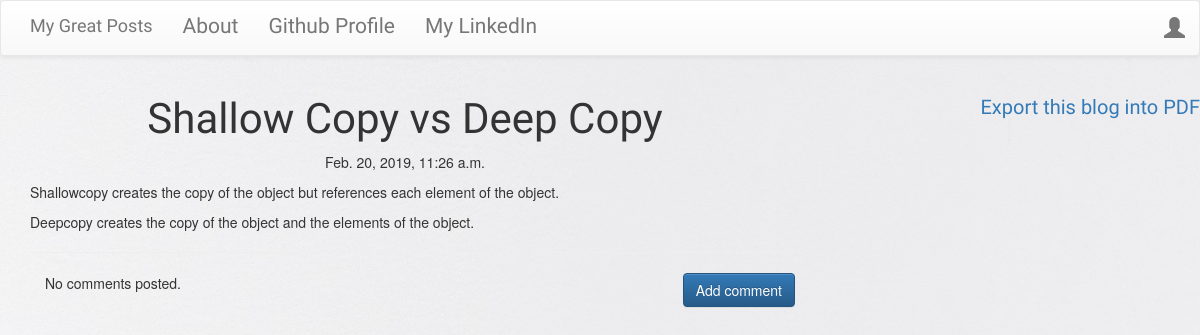
/post/15, run on the app's committed database.
### blog/models.py (models this page shows, shortened)
class Post(models.Model):
    author = models.ForeignKey('auth.User' ,on_delete=models.CASCADE)
    title = models.CharField(max_length=200)
    text = models.TextField()
    created_date = models.DateTimeField(default=timezone.now)
    published_date = models.DateTimeField(blank=True, null=True)

### blog/views.py (the view)
# urls.py: url(r'^post/(?P<pk>\d+)$', views.PostDetailView.as_view(), name='post_detail'),
class PostDetailView(DetailView):
    model = Post

### blog/templates/blog/post_detail.html (shortened to what this page needs)
{% extends 'blog/base.html' %}
{% block content %}
<div class="postdetailview">
  <h1 class='posttitle loader'>{{ post.title }}</h1>
  {% if post.published_date %}
      <div class="date postdate">
          {{ post.published_date }}
      </div>
  {% else %}
      <a class="btn btn-default" href="{% url 'post_publish' pk=post.pk %}">Publish</a>
  {% endif %}
  <p class='postcontent' >{{ post.text|safe|linebreaksbr }}</p>
  <hr>
  <a class="btn btn-primary btn-comment" href="{% url 'add_comment_to_post' pk=post.pk %}">Add comment</a>
  <div class="container">
  {% for comment in post.comments.all %}
  <br>
  {% if user.is_authenticated or comment.approved_comment %}
        {{ comment.created_date }}
        {% if not comment.approved_comment %}
            <a class="btn btn-default" href="{% url 'comment_remove' pk=comment.pk %}"><span class="glyphicon glyphicon-remove"></span></a>
            <a class="btn btn-default" href="{% url 'comment_approve' pk=comment.pk %}"><span class="glyphicon glyphicon-ok"></span></a>
        {% endif %}
    <p>{{ comment.text|safe|linebreaks }}</p>
    <p>Posted by: <strong>{{ comment.author }}</strong></p>
  {% endif %}
  {% empty %}
  <p>No comments posted.</p>
  {% endfor %}
  </div>
  {% endblock %}
  {% block export %}
  <div class="exports">
  <h1><a href="{% url 'content' pk=post.pk%}">Export this blog into PDF</a></h1>
  </div>
{% endblock %}

### blog/static/css/blog.css (style rules this page uses)
body { background: url("/static/images/background.jpg") no-repeat; background-size:100%; background-size: 1800px 900px; }
.postdetailview { background: none; background-size:100%; background-size: 1800px 900px; }
.postdate { text-align: center; }
.posttitle { font-family: 'Boogaloo', cursive; font-size: 3em; text-align: center; }
.postcontent { font-size: 1.5em; }
.btn-comment { position: absolute; right: 0px; }
div.exports { float: right; margin: auto; }
.exports h1 { font-size: 20px; font-family: 'Boogaloo', cursive; }

### data on the page
Post: title "Shallow Copy vs Deep Copy", published_date "Feb. 20, 2019, 11:26 a.m.", text "Shallowcopy creates the copy of the object but references each element of the object. Deepcopy creates the copy of the object and the elements of the object."
